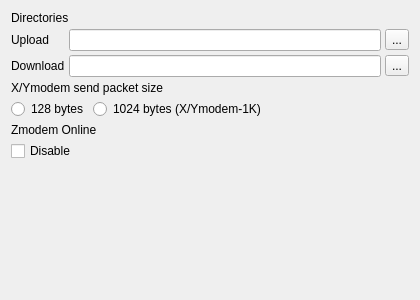
<?xml version="1.0" encoding="UTF-8"?>
<ui version="4.0">
 <class>GlobalOptionsTransferWidget</class>
 <widget class="QWidget" name="GlobalOptionsTransferWidget">
  <property name="geometry">
   <rect>
    <x>0</x>
    <y>0</y>
    <width>420</width>
    <height>300</height>
   </rect>
  </property>
  <layout class="QVBoxLayout" name="verticalLayout">
   <property name="spacing">
    <number>4</number>
   </property>
   <item>
    <widget class="QLabel" name="label">
     <property name="text">
      <string>Directories</string>
     </property>
    </widget>
   </item>
   <item>
    <layout class="QGridLayout" name="gridLayout">
     <property name="spacing">
      <number>4</number>
     </property>
     <item row="1" column="0">
      <widget class="QLabel" name="label_3">
       <property name="text">
        <string>Download</string>
       </property>
      </widget>
     </item>
     <item row="1" column="1">
      <widget class="QLineEdit" name="lineEditDownload">
       <property name="toolTip">
        <string>Directory to download files to</string>
       </property>
      </widget>
     </item>
     <item row="0" column="0">
      <widget class="QLabel" name="label_2">
       <property name="text">
        <string>Upload</string>
       </property>
      </widget>
     </item>
     <item row="0" column="1">
      <widget class="QLineEdit" name="lineEditUpload">
       <property name="toolTip">
        <string>Directory to upload files to</string>
       </property>
      </widget>
     </item>
     <item row="0" column="2">
      <widget class="QToolButton" name="toolButtonUpload">
       <property name="toolTip">
        <string>Choose directory to upload files to</string>
       </property>
       <property name="text">
        <string notr="true">...</string>
       </property>
      </widget>
     </item>
     <item row="1" column="2">
      <widget class="QToolButton" name="toolButtonDownload">
       <property name="toolTip">
        <string>Choose directory to download files to</string>
       </property>
       <property name="text">
        <string notr="true">...</string>
       </property>
      </widget>
     </item>
    </layout>
   </item>
   <item>
    <widget class="QLabel" name="label_5">
     <property name="text">
      <string>X/Ymodem send packet size</string>
     </property>
    </widget>
   </item>
   <item>
    <layout class="QHBoxLayout" name="horizontalLayout_2">
     <property name="spacing">
      <number>4</number>
     </property>
     <item>
      <widget class="QRadioButton" name="radioButton128Bytes">
       <property name="toolTip">
        <string>Send 128 bytes per packet</string>
       </property>
       <property name="text">
        <string notr="true">128 bytes</string>
       </property>
      </widget>
     </item>
     <item>
      <widget class="QRadioButton" name="radioButton1KBytes">
       <property name="toolTip">
        <string>Send 1024 bytes per packet</string>
       </property>
       <property name="text">
        <string notr="true">1024 bytes (X/Ymodem-1K)</string>
       </property>
      </widget>
     </item>
     <item>
      <spacer name="horizontalSpacer">
       <property name="orientation">
        <enum>Qt::Horizontal</enum>
       </property>
       <property name="sizeHint" stdset="0">
        <size>
         <width>40</width>
         <height>20</height>
        </size>
       </property>
      </spacer>
     </item>
    </layout>
   </item>
   <item>
    <widget class="QLabel" name="label_4">
     <property name="text">
      <string>Zmodem Online</string>
     </property>
    </widget>
   </item>
   <item>
    <widget class="QCheckBox" name="checkBoxZmodemOnline">
     <property name="toolTip">
      <string>Enable real-time detection of Zmodem transfers</string>
     </property>
     <property name="text">
      <string>Disable</string>
     </property>
    </widget>
   </item>
   <item>
    <spacer name="verticalSpacer">
     <property name="orientation">
      <enum>Qt::Vertical</enum>
     </property>
     <property name="sizeHint" stdset="0">
      <size>
       <width>20</width>
       <height>40</height>
      </size>
     </property>
    </spacer>
   </item>
  </layout>
 </widget>
 <resources/>
 <connections/>
</ui>
